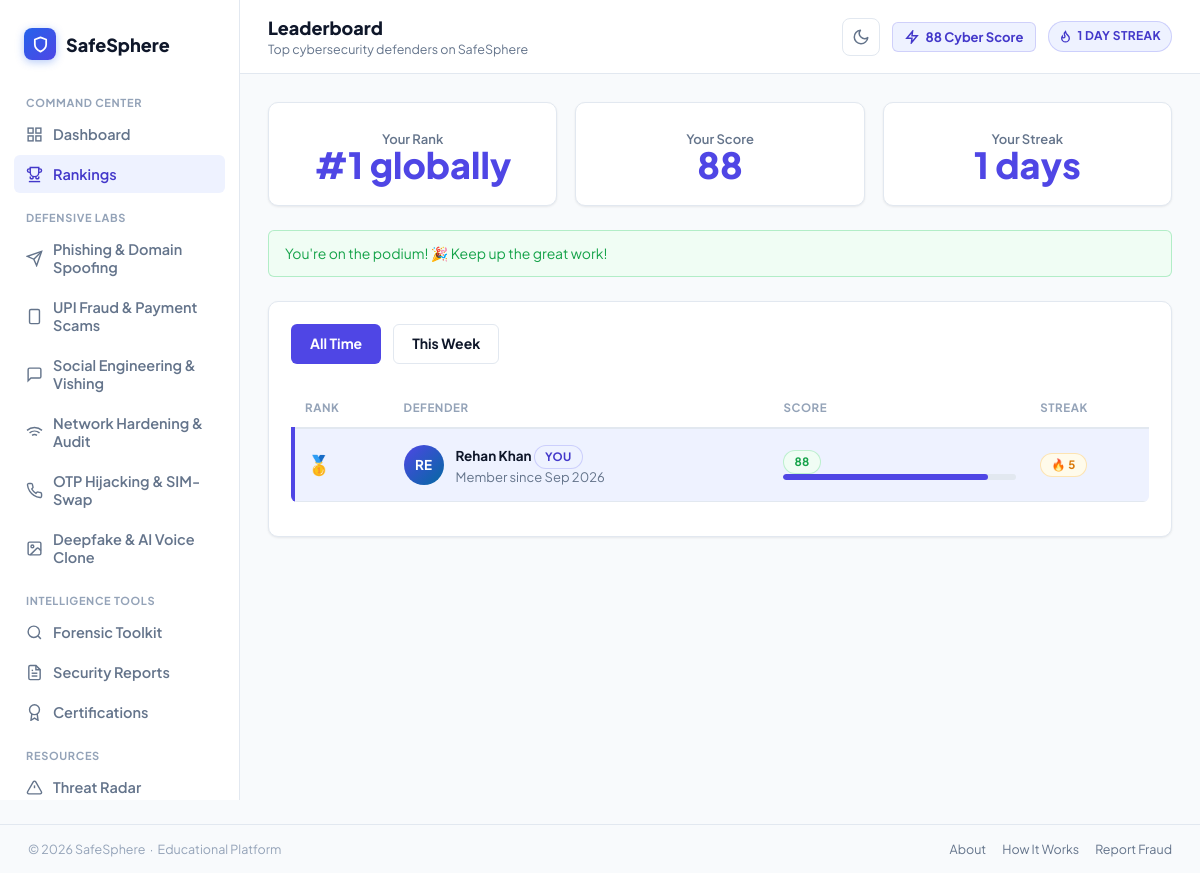
/leaderboard.php (signed in), run on the app's committed database.
### tables this page shows
CREATE TABLE IF NOT EXISTS users (
    id INT AUTO_INCREMENT PRIMARY KEY,
    name VARCHAR(100) NOT NULL,
    email VARCHAR(150) NOT NULL UNIQUE,
    password_hash VARCHAR(255) NOT NULL,
    role VARCHAR(50) DEFAULT 'user',
    cyber_score INT DEFAULT 40,
    streak_count INT DEFAULT 0,
    last_active_date DATE DEFAULT NULL,
    created_at TIMESTAMP DEFAULT CURRENT_TIMESTAMP
);

### includes/auth.php (called while the page is built, shortened)
<?php
require_once __DIR__ . '/../config/db.php';
function is_logged_in() {
    return isset($_SESSION['user_id']);
}
function current_user($force_refresh = false) {
    static $user = null;
    if ($user === null || $force_refresh) {
        $stmt = get_db()->prepare("SELECT * FROM users WHERE id = ?");
        $stmt->execute([$_SESSION['user_id']]);
        $user = $stmt->fetch();
        if ($user) {
            $today = date('Y-m-d');
            if ($user['last_active_date'] !== $today) {
                $yesterday = date('Y-m-d', strtotime('-1 day'));
                $new_streak = ($user['last_active_date'] === $yesterday) ? $user['streak_count'] + 1 : 1;
                $upd = get_db()->prepare("UPDATE users SET streak_count = ?, last_active_date = ? WHERE id = ?");
                $upd->execute([$new_streak, $today, $user['id']]);
                $user['streak_count'] = $new_streak;
                $user['last_active_date'] = $today;
            }
        }
    }
    return $user;
}
function e($str) {
    return htmlspecialchars($str ?? '', ENT_QUOTES, 'UTF-8');
}

### config/db.php (called while the page is built, shortened)
<?php
function get_db() {
    static $pdo = null;
    if ($pdo === null) {
        try {
            $pdo = new PDO(
                "mysql:host=" . DB_HOST . ";dbname=" . DB_NAME . ";charset=utf8mb4",
                DB_USER,
                DB_PASS,
                [
                    PDO::ATTR_ERRMODE => PDO::ERRMODE_EXCEPTION,
                    PDO::ATTR_DEFAULT_FETCH_MODE => PDO::FETCH_ASSOC,
                ]
            );
        } catch (PDOException $e) {
            error_log('SafeSphere DB Error: ' . $e->getMessage());
            die("We're experiencing database connectivity issues. Please try again in a moment.");
        }
    }
    return $pdo;
}

### leaderboard.php (the view, shortened to what this page needs)
<?php
require_once __DIR__ . '/includes/auth.php';
$user = current_user();
$db = get_db();
$stmt = $db->query("SELECT id, name, cyber_score, streak_count, role, created_at FROM users ORDER BY cyber_score DESC LIMIT 20");
$all_time = $stmt->fetchAll();
$stmt3 = $db->prepare("SELECT COUNT(*) + 1 as rank FROM users WHERE cyber_score > (SELECT cyber_score FROM users WHERE id = ?)");
$stmt3->execute([$user['id']]);
$user_rank = $stmt3->fetchColumn();
$page_title = 'Leaderboard';
$page_subtitle = 'Top cybersecurity defenders on SafeSphere';
$active = 'leaderboard';
$base = '';
include __DIR__ . '/includes/header.php';
?>
<div class="grid grid-3 mb-24">
    <div class="stat-card card card-pad">
        <div class="stat-card-label">Your Rank</div>
        <div class="stat-card-number">#<?= $user_rank ?> globally</div>
    </div>
    <div class="stat-card card card-pad">
        <div class="stat-card-label">Your Score</div>
        <div class="stat-card-number"><?= e($user['cyber_score']) ?></div>
    </div>
    <div class="stat-card card card-pad">
        <div class="stat-card-label">Your Streak</div>
        <div class="stat-card-number"><?= e($user['streak_count']) ?> days</div>
    </div>
</div>
<?php if ($user_rank <= 3): ?>
<div class="alert alert-success mb-24">
    You're on the podium! 🎉 Keep up the great work!
</div>
<?php endif; ?>
<div class="card card-pad">
    <div class="flex gap-12 mb-24">
        <button class="btn btn-primary" onclick="showTab('all-time', this)">All Time</button>
        <button class="btn btn-outline" onclick="showTab('this-week', this)">This Week</button>
    </div>
    <div id="tab-all-time">
        <?php if (empty($all_time)): ?>
            <p class="text-muted">No users found.</p>
        <?php else: ?>
            <div class="table-wrap">
            <table>
                <thead>
                    <tr>
                        <th style="padding: 12px;">Rank</th>
                        <th style="padding: 12px;">Defender</th>
                        <th style="padding: 12px;">Score</th>
                        <th style="padding: 12px;">Streak</th>
                    </tr>
                </thead>
                <tbody>
                    <?php
                    $rank = 1;
                    foreach ($all_time as $u):
                        $is_me = ($u['id'] == $user['id']);
                        $bg = $is_me ? 'background-color: var(--indigo-light); border-left: 4px solid var(--indigo); border-bottom: 1px solid var(--border);' : 'border-bottom: 1px solid var(--border);';
                        $rank_display = $rank;
                        if ($rank == 1) $rank_display = '🥇';
                        else if ($rank == 2) $rank_display = '🥈';
                        else if ($rank == 3) $rank_display = '🥉';
                    ?>
                    <tr style="<?= $bg ?>">
                        <td style="padding: 16px 12px; font-weight: bold; font-size: 1.2rem;"><?= $rank_display ?></td>
                        <td style="padding: 16px 12px;">
                            <div class="flex gap-12 flex-center" style="justify-content: flex-start;">
                                <?php
                                    $initials = strtoupper(substr($u['name'], 0, 2));
                                ?>
                                <div style="width:40px; height:40px; border-radius:50%; background:linear-gradient(135deg, var(--indigo), var(--blue)); color:white; display:flex; align-items:center; justify-content:center; font-weight:bold;">
                                    <?= e($initials) ?>
                                </div>
                                <div>
                                    <div class="font-bold"><?= e($u['name']) ?> <?php if ($is_me): ?><span class="badge badge-indigo">You</span><?php endif; ?></div>
                                    <div class="text-sm text-muted">Member since <?= date('M Y', strtotime($u['created_at'])) ?></div>
                                </div>
                            </div>
                        </td>
                        <td style="padding: 16px 12px; width: 30%;">
                            <div class="flex-between mb-4">
                                <span class="badge <?= $u['cyber_score'] >= 80 ? 'badge-green' : ($u['cyber_score'] >= 50 ? 'badge-amber' : 'badge-red') ?>"><?= $u['cyber_score'] ?></span>
                            </div>
                            <div class="progress-track" style="height: 6px;">
                                <div class="progress-fill" style="width: <?= $u['cyber_score'] ?>%;"></div>
                            </div>
                        </td>
                        <td style="padding: 16px 12px;">
                            <span class="badge badge-amber">🔥 <?= $u['streak_count'] ?></span>
                        </td>
                    </tr>
                    <?php $rank++; endforeach; ?>
                </tbody>
            </table>
            </div>
        <?php endif; ?>
    </div>
</div>
<?php include __DIR__ . '/includes/footer.php'; ?>

### includes/header.php (shortened to what this page needs)
<?php
$user = current_user();
$base = $base ?? '';
?>
<!DOCTYPE html>
<html lang="en">
<head>
<link rel="stylesheet" href="<?= $base ?>assets/css/style.css?v=2.7">
</head>
<body>
<div class="app-shell">
    <aside class="sidebar" id="app-sidebar">
        <div class="sidebar-logo">
            <span class="brand-badge" style="width:32px;height:32px;border-radius:8px;background:linear-gradient(135deg,#2563eb,#4f46e5);display:inline-flex;align-items:center;justify-content:center;color:#fff;box-shadow:0 2px 8px rgba(37,99,235,0.35);flex-shrink:0;">
                <svg width="17" height="17" viewBox="0 0 24 24" fill="none" stroke="currentColor" stroke-width="2.5" stroke-linecap="round" stroke-linejoin="round">
                    <path d="M12 22s8-4 8-10V5l-8-3-8 3v7c0 6 8 10 8 10z"/>
                </svg>
            </span>
            <span>SafeSphere</span>
        </div>
        <div class="nav-section-label">Command Center</div>
        <a href="<?= $base ?>dashboard.php" class="nav-item <?= ($active ?? '') === 'dashboard' ? 'active' : '' ?>">
            <svg class="icon-svg" viewBox="0 0 24 24"><rect x="3" y="3" width="7" height="7"></rect><rect x="14" y="3" width="7" height="7"></rect><rect x="14" y="14" width="7" height="7"></rect><rect x="3" y="14" width="7" height="7"></rect></svg>
            <span>Dashboard</span>
        </a>
        <a href="<?= $base ?>leaderboard.php" class="nav-item <?= ($active ?? '') === 'leaderboard' ? 'active' : '' ?>">
            <span>Rankings</span>
        </a>
        <div class="nav-section-label">Defensive Labs</div>
        <a href="<?= $base ?>modules/phishing.php" class="nav-item <?= ($active ?? '') === 'phishing' ? 'active' : '' ?>">
            <svg class="icon-svg" viewBox="0 0 24 24"><path d="m22 2-7 20-4-9-9-4Z"></path><path d="M22 2 11 13"></path></svg>
            <span>Phishing &amp; Domain Spoofing</span>
        </a>
        <a href="<?= $base ?>modules/upi.php" class="nav-item <?= ($active ?? '') === 'upi' ? 'active' : '' ?>">
            <svg class="icon-svg" viewBox="0 0 24 24"><rect width="14" height="20" x="5" y="2" rx="2" ry="2"></rect><path d="M12 18h.01"></path></svg>
            <span>UPI Fraud &amp; Payment Scams</span>
        </a>
        <a href="<?= $base ?>modules/socialeng.php" class="nav-item <?= ($active ?? '') === 'socialeng' ? 'active' : '' ?>">
            <svg class="icon-svg" viewBox="0 0 24 24"><path d="M21 15a2 2 0 0 1-2 2H7l-4 4V5a2 2 0 0 1 2-2h14a2 2 0 0 1 2 2z"></path></svg>
            <span>Social Engineering &amp; Vishing</span>
        </a>
        <a href="<?= $base ?>modules/network.php" class="nav-item <?= ($active ?? '') === 'network' ? 'active' : '' ?>">
            <svg class="icon-svg" viewBox="0 0 24 24"><path d="M5 12.55a11 11 0 0 1 14.08 0"></path><path d="M1.42 9a16 16 0 0 1 21.16 0"></path><path d="M8.53 16.11a6 6 0 0 1 6.95 0"></path><line x1="12" y1="20" x2="12.01" y2="20"></line></svg>
            <span>Network Hardening &amp; Audit</span>
        </a>
        <a href="<?= $base ?>modules/otp.php" class="nav-item <?= ($active ?? '') === 'otp' ? 'active' : '' ?>">
            <span>OTP Hijacking &amp; SIM-Swap</span>
        </a>
        <a href="<?= $base ?>modules/deepfake.php" class="nav-item <?= ($active ?? '') === 'deepfake' ? 'active' : '' ?>">
            <svg class="icon-svg" viewBox="0 0 24 24"><rect width="18" height="18" x="3" y="3" rx="2"></rect><circle cx="9" cy="9" r="2"></circle><path d="m21 15-3.086-3.086a2 2 0 0 0-2.828 0L6 21"></path></svg>
            <span>Deepfake &amp; AI Voice Clone</span>
        </a>
        <div class="nav-section-label">Intelligence Tools</div>
        <a href="<?= $base ?>forensics.php" class="nav-item <?= ($active ?? '') === 'forensics' ? 'active' : '' ?>">
            <svg class="icon-svg" viewBox="0 0 24 24"><circle cx="11" cy="11" r="8"></circle><line x1="21" y1="21" x2="16.65" y2="16.65"></line></svg>
            <span>Forensic Toolkit</span>
        </a>
        <a href="<?= $base ?>reports.php" class="nav-item <?= ($active ?? '') === 'reports' ? 'active' : '' ?>">
            <svg class="icon-svg" viewBox="0 0 24 24"><path d="M14 2H6a2 2 0 0 0-2 2v16a2 2 0 0 0 2 2h12a2 2 0 0 0 2-2V8z"></path><polyline points="14 2 14 8 20 8"></polyline><line x1="16" y1="13" x2="8" y2="13"></line><line x1="16" y1="17" x2="8" y2="17"></line><polyline points="10 9 9 9 8 9"></polyline></svg>
            <span>Security Reports</span>
        </a>
        <a href="<?= $base ?>certificates.php" class="nav-item <?= ($active ?? '') === 'certificates' ? 'active' : '' ?>">
            <svg class="icon-svg" viewBox="0 0 24 24"><circle cx="12" cy="8" r="7"></circle><polyline points="8.21 13.89 7 23 12 20 17 23 15.79 13.88"></polyline></svg>
            <span>Certifications</span>
        </a>
        <div class="nav-section-label">Resources</div>
        <a href="<?= $base ?>threats.php" class="nav-item">
            <svg class="icon-svg" viewBox="0 0 24 24"><path d="m21.73 18-8-14a2 2 0 0 0-3.48 0l-8 14A2 2 0 0 0 4 21h16a2 2 0 0 0 1.73-3Z"></path><line x1="12" y1="9" x2="12" y2="13"></line><line x1="12" y1="17" x2="12.01" y2="17"></line></svg>
            <span>Threat Radar</span>
        </a>
    </aside>
    <div class="main">
        <div class="topbar">
            <div class="flex gap-12" style="align-items:center;">
                <div>
                    <h1><?= e($page_title ?? 'SafeSphere') ?></h1>
                    <?php if (!empty($page_subtitle)): ?>
                        <div class="subtitle"><?= e($page_subtitle) ?></div>
                    <?php endif; ?>
                </div>
            </div>
            <div class="flex gap-12" style="align-items:center;">
                <button type="button" class="theme-toggle-btn" onclick="toggleDarkMode()" aria-label="Toggle Theme" title="Toggle Theme" style="display:inline-flex;align-items:center;justify-content:center;width:38px;height:38px;border-radius:8px;border:1px solid var(--border);background:var(--surface);cursor:pointer;color:var(--text-muted);padding:0;flex-shrink:0;">
                    <svg class="theme-icon-moon" width="18" height="18" viewBox="0 0 24 24" fill="none" stroke="currentColor" stroke-width="2" stroke-linecap="round" stroke-linejoin="round">
                        <path d="M21 12.79A9 9 0 1 1 11.21 3 7 7 0 0 0 21 12.79z"></path>
                    </svg>
                </button>
                <span class="points-chip">
                    <svg width="14" height="14" viewBox="0 0 24 24" fill="none" stroke="currentColor" stroke-width="2.5"><polygon points="13 2 3 14 12 14 11 22 21 10 12 10 13 2"/></svg>
                    <?= (int)($user['cyber_score'] ?? 0) ?> Cyber Score
                </span>
                <span class="badge badge-indigo" style="padding:6px 10px;font-size:12px;">
                    <svg width="13" height="13" viewBox="0 0 24 24" fill="none" stroke="currentColor" stroke-width="2.5"><path d="M8.5 14.5A2.5 2.5 0 0 0 11 12c0-1.38-.5-2-1-3-1.072-2.143-.224-4.054 2-6 .5 2.5 2 4.9 4 6.5 2 1.6 3 3.5 3 5.5a7 7 0 1 1-14 0c0-1.153.433-2.294 1-3a2.5 2.5 0 0 0 2.5 2.5z"/></svg>
                    <?= (int)($user['streak_count'] ?? 0) ?> Day Streak
                </span>
            </div>
        </div>
        <div class="page">

### data on the page
users: cyber_score "88", id "1", rank_display "🥇", name "RE", name "Rehan Khan", shows "YOU", created_at "Sep 2026", streak_count "5"

### other printed values
$page_title "Leaderboard"
$page_subtitle "Top cybersecurity defenders on SafeSphere"
$user_rank "1"
